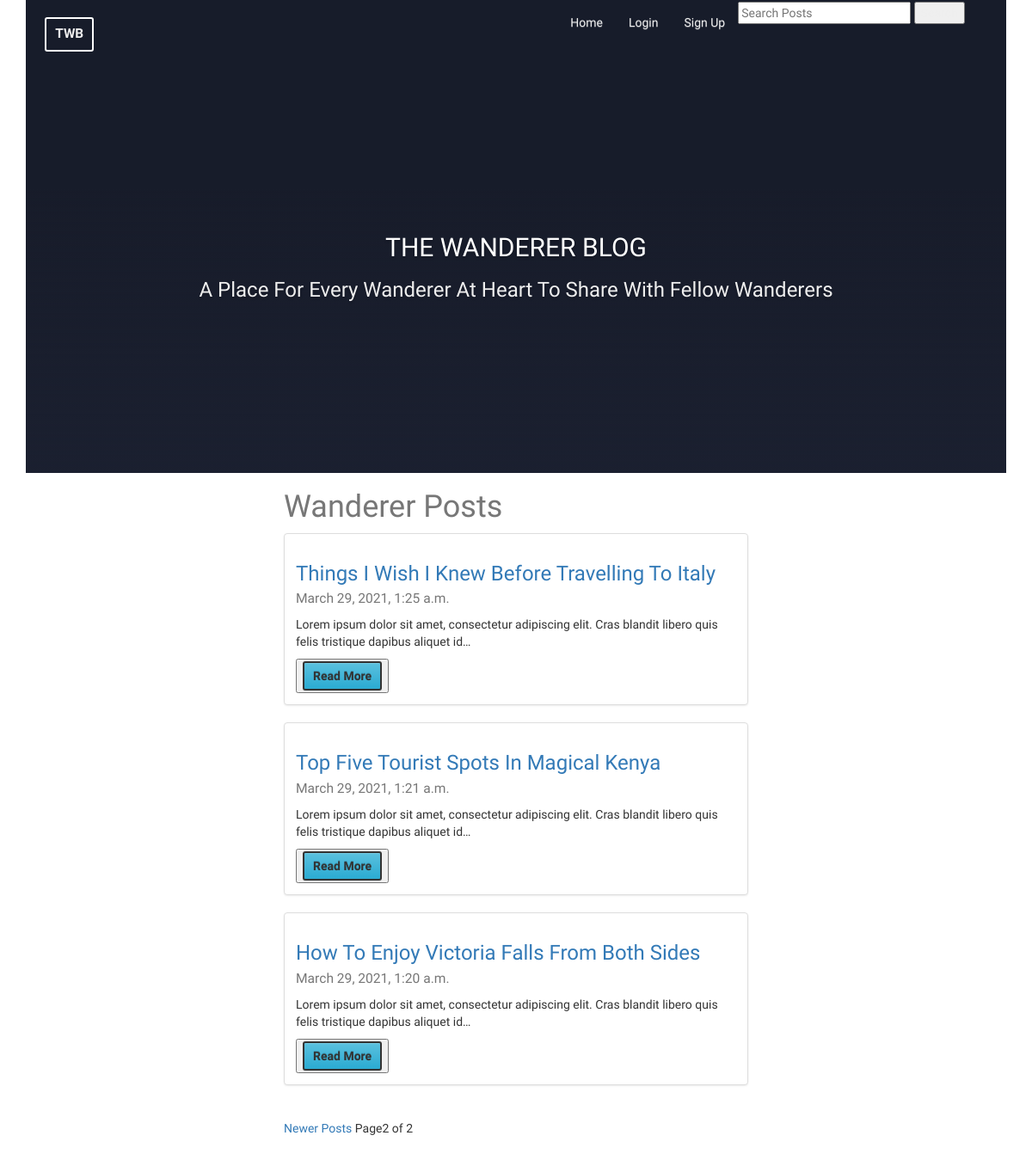
Page /?page=2 on the earlier database version.
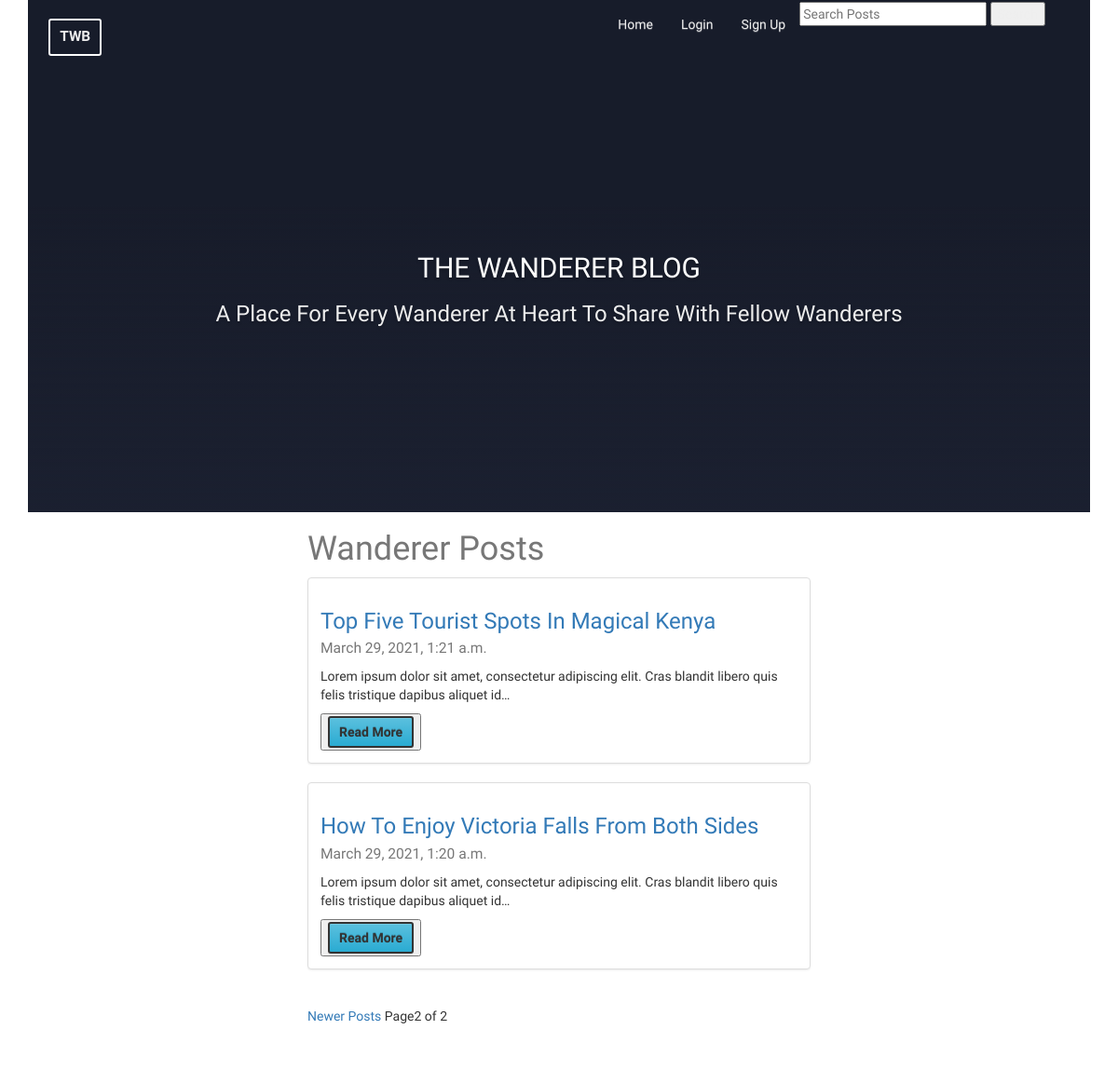
Same page on the later database version.
### posts/models.py (models this page shows, shortened)
class Post(models.Model):
    user = models.ForeignKey(settings.AUTH_USER_MODEL, default=1, on_delete=models.CASCADE)
    title = models.CharField(max_length=150)
    slug = models.SlugField(unique=True)
    image = CloudinaryField(
            null=True,
            blank=True,
            height_field='height_field',
            width_field='width_field')
    height_field = models.IntegerField(default=0)
    width_field = models.IntegerField(default=0)
    content = models.TextField()
    draft = models.BooleanField(default=False)
    publish = models.DateTimeField(default=datetime.datetime.now())
    updated = models.DateTimeField(auto_now=True, auto_now_add=False)
    timestamp = models.DateTimeField(auto_now=False, auto_now_add=True)
    objects = PostManager()
    def get_absolute_url(self):
        return reverse("posts:detail", kwargs={"slug": self.slug})
    class Meta:
        ordering = ["-timestamp", "-updated"]

### posts/views.py (the view, shortened to what this page needs)
# urls.py: url(r'^$', post_list, name = "home"),
def post_list(request):
    today = timezone.now().date()
    queryset_list = Post.objects.active().order_by("-timestamp")
    queryset_list = Post.objects.all()
    query = request.GET.get("q")
    paginator = Paginator(queryset_list,5) #Show 5 contacts per page
    page_request_var = 'page'
    page = request.GET.get(page_request_var)
    try:
        queryset = paginator.page(page)
    except PageNotAnInteger:
        queryset = paginator.page(1)
    except EmptyPage:
        queryset = paginator.page(paginator.num_pages)
    context = {
            "object_list":queryset,
            "title":"Wanderer Posts",
            "page_request_var":page_request_var,
            "today":today,
        }
    return render(request,"post_list.html", context)

### posts/models.py (called while the page is built)
    def active(self, *args, **kwargs):
        return super(PostManager, self).filter(draft=False).filter(publish__lte=timezone.now())

### posts/templates/post_list.html (shortened to what this page needs)
{% extends "base.html" %}
{% block content %}
<div class ='col-sm-6 col-sm-offset-3'>
  <br\><br\><br\><br\>
    <h1>{{title}}</h1>
        {% for obj in object_list %}
         <div class="row">
            <div class="col-sm-12">
              <div class="thumbnail">
                <div class="caption">
                  <h3><a href='{{ obj.get_absolute_url }}'>{{ obj.title }}</a><br/><small>{{ obj.publish}}</small></h3>
                  <p>{{ obj.content | linebreaks | truncatechars:120 }}</p>
                  <button type="button"> <a href='{{ obj.get_absolute_url }}' class ="btn btn-info">Read More</a></button>
                </div>
              </div>
            </div>
        </div>
        {% endfor %}
        <div class='pagination'>
          <span class='step-links'>
            {% if object_list.has_previous %}
              <a href="?{{page_request_var}}={{ object_list.previous_page_number }}{% if request.GET.q %}&q={{ request.GET.q }}{% endif %}">Newer Posts</a>
            {% endif %}
            <span class="current">
              Page{{ object_list.number }} of {{ object_list.paginator.num_pages }}
            </span>
          </span>
        </div>
    </div>
{% endblock %}

Differences in the rows shown:
removed Post: title "Things I Wish I Knew Before Travelling To Italy", publish "March 29, 2021, 1:25 a.m.", content "Lorem ipsum dolor sit amet, consectetur adipiscing elit. Cras blandit libero quis felis tristique dapibus aliquet id…"
